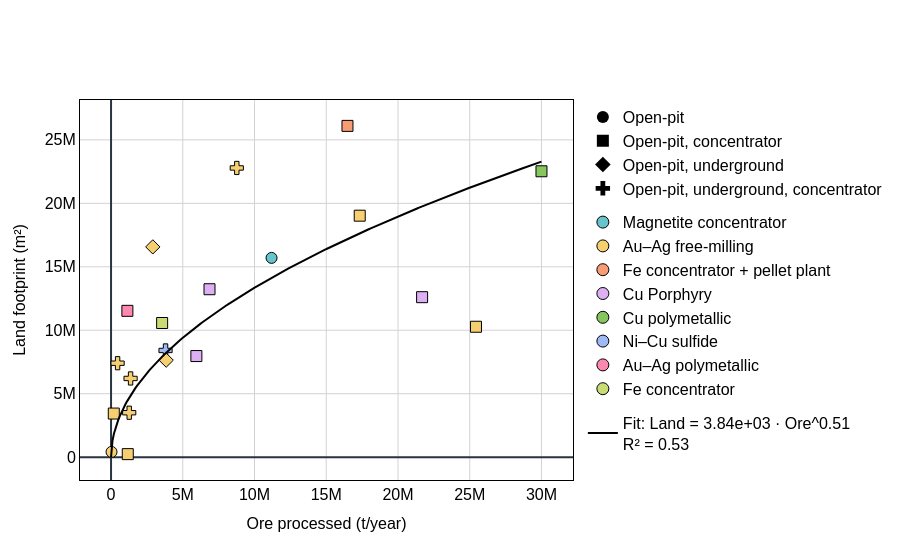

The notebook cell this image was saved under:
### Code cell
op_stats = plot_land_scaling_openpit(
    op,
    ore_col="ore_processed_t",
    land_col="land_data?",
    product_col="archetypes",
    label_col="facility_name",
    output_html="data/Parametrization/land_scaling_openpit.html",
)

### Figure 1 — Plotly figure (JSON) as saved in the notebook; plotly's stock layout.template omitted (floating-point values rounded to 4 significant figures; data arrays with more than 128 entries replaced by an {"elided": "..."} marker saying what was removed)
{"data": [{"legendgroup": "mining", "marker": {"color": "black", "size": 12, "symbol": 0}, "mode": "markers", "name": "Open-pit", "showlegend": true, "x": [null], "y": [null], "type": "scatter"}, {"legendgroup": "mining", "marker": {"color": "black", "size": 12, "symbol": 1}, "mode": "markers", "name": "Open-pit, concentrator", "showlegend": true, "x": [null], "y": [null], "type": "scatter"}, {"legendgroup": "mining", "marker": {"color": "black", "size": 12, "symbol": 2}, "mode": "markers", "name": "Open-pit, underground", "showlegend": true, "x": [null], "y": [null], "type": "scatter"}, {"legendgroup": "mining", "marker": {"color": "black", "size": 12, "symbol": 3}, "mode": "markers", "name": "Open-pit, underground, concentrator", "showlegend": true, "x": [null], "y": [null], "type": "scatter"}, {"legendgroup": "archetype", "marker": {"color": "rgb(102, 197, 204)", "line": {"color": "black", "width": 1}, "size": 12, "symbol": "circle"}, "mode": "markers", "name": "Magnetite concentrator", "showlegend": true, "x": [null], "y": [null], "type": "scatter"}, {"legendgroup": "archetype", "marker": {"color": "rgb(246, 207, 113)", "line": {"color": "black", "width": 1}, "size": 12, "symbol": "circle"}, "mode": "markers", "name": "Au–Ag free-milling", "showlegend": true, "x": [null], "y": [null], "type": "scatter"}, {"legendgroup": "archetype", "marker": {"color": "rgb(248, 156, 116)", "line": {"color": "black", "width": 1}, "size": 12, "symbol": "circle"}, "mode": "markers", "name": "Fe concentrator + pellet plant", "showlegend": true, "x": [null], "y": [null], "type": "scatter"}, {"legendgroup": "archetype", "marker": {"color": "rgb(220, 176, 242)", "line": {"color": "black", "width": 1}, "size": 12, "symbol": "circle"}, "mode": "markers", "name": "Cu Porphyry", "showlegend": true, "x": [null], "y": [null], "type": "scatter"}, {"legendgroup": "archetype", "marker": {"color": "rgb(135, 197, 95)", "line": {"color": "black", "width": 1}, "size": 12, "symbol": "circle"}, "mode": "markers", "name": "Cu polymetallic", "showlegend": true, "x": [null], "y": [null], "type": "scatter"}, {"legendgroup": "archetype", "marker": {"color": "rgb(158, 185, 243)", "line": {"color": "black", "width": 1}, "size": 12, "symbol": "circle"}, "mode": "markers", "name": "Ni–Cu sulfide", "showlegend": true, "x": [null], "y": [null], "type": "scatter"}, {"legendgroup": "archetype", "marker": {"color": "rgb(254, 136, 177)", "line": {"color": "black", "width": 1}, "size": 12, "symbol": "circle"}, "mode": "markers", "name": "Au–Ag polymetallic", "showlegend": true, "x": [null], "y": [null], "type": "scatter"}, {"legendgroup": "archetype", "marker": {"color": "rgb(201, 219, 116)", "line": {"color": "black", "width": 1}, "size": 12, "symbol": "circle"}, "mode": "markers", "name": "Fe concentrator", "showlegend": true, "x": [null], "y": [null], "type": "scatter"}, {"hovertemplate": "Facility: %{text}<br>Ore processed: %{x:,.0f} t/year<br>Land footprint: %{y:,.0f} m²", "marker": {"color": "rgb(102, 197, 204)", "line": {"color": "black", "width": 1}, "size": 11, "symbol": 0}, "mode": "markers", "showlegend": false, "text": "Bloom Lake", "x": [11190000.0], "y": [15700000.0], "type": "scatter"}, {"hovertemplate": "Facility: %{text}<br>Ore processed: %{x:,.0f} t/year<br>Land footprint: %{y:,.0f} m²", "marker": {"color": "rgb(246, 207, 113)", "line": {"color": "black", "width": 1}, "size": 11, "symbol": 1}, "mode": "markers", "showlegend": false, "text": "Canadian Malartic", "x": [17330000.0], "y": [19030000.0], "type": "scatter"}, {"hovertemplate": "Facility: %{text}<br>Ore processed: %{x:,.0f} t/year<br>Land footprint: %{y:,.0f} m²", "marker": {"color": "rgb(248, 156, 116)", "line": {"color": "black", "width": 1}, "size": 11, "symbol": 1}, "mode": "markers", "showlegend": false, "text": "Carol Lake", "x": [16480000.0], "y": [26100000.0], "type": "scatter"}, {"hovertemplate": "Facility: %{text}<br>Ore processed: %{x:,.0f} t/year<br>Land footprint: %{y:,.0f} m²", "marker": {"color": "rgb(246, 207, 113)", "line": {"color": "black", "width": 1}, "size": 11, "symbol": 3}, "mode": "markers", "showlegend": false, "text": "Casa Berardi", "x": [1361000.0], "y": [6203000.0], "type": "scatter"}, {"hovertemplate": "Facility: %{text}<br>Ore processed: %{x:,.0f} t/year<br>Land footprint: %{y:,.0f} m²", "marker": {"color": "rgb(220, 176, 242)", "line": {"color": "black", "width": 1}, "size": 11, "symbol": 1}, "mode": "markers", "showlegend": false, "text": "Copper Mountain", "x": [6862000.0], "y": [13230000.0], "type": "scatter"}, {"hovertemplate": "Facility: %{text}<br>Ore processed: %{x:,.0f} t/year<br>Land footprint: %{y:,.0f} m²", "marker": {"color": "rgb(246, 207, 113)", "line": {"color": "black", "width": 1}, "size": 11, "symbol": 1}, "mode": "markers", "showlegend": false, "text": "Detour Lake", "x": [25430000.0], "y": [10280000.0], "type": "scatter"}, {"hovertemplate": "Facility: %{text}<br>Ore processed: %{x:,.0f} t/year<br>Land footprint: %{y:,.0f} m²", "marker": {"color": "rgb(246, 207, 113)", "line": {"color": "black", "width": 1}, "size": 11, "symbol": 0}, "mode": "markers", "showlegend": false, "text": "Elk", "x": [33240.0], "y": [416700.0], "type": "scatter"}, {"hovertemplate": "Facility: %{text}<br>Ore processed: %{x:,.0f} t/year<br>Land footprint: %{y:,.0f} m²", "marker": {"color": "rgb(246, 207, 113)", "line": {"color": "black", "width": 1}, "size": 11, "symbol": 3}, "mode": "markers", "showlegend": false, "text": "Fox Complex", "x": [457000.0], "y": [7405000.0], "type": "scatter"}, {"hovertemplate": "Facility: %{text}<br>Ore processed: %{x:,.0f} t/year<br>Land footprint: %{y:,.0f} m²", "marker": {"color": "rgb(135, 197, 95)", "line": {"color": "black", "width": 1}, "size": 11, "symbol": 1}, "mode": "markers", "showlegend": false, "text": "Gibraltar", "x": [30000000.0], "y": [22530000.0], "type": "scatter"}, {"hovertemplate": "Facility: %{text}<br>Ore processed: %{x:,.0f} t/year<br>Land footprint: %{y:,.0f} m²", "marker": {"color": "rgb(246, 207, 113)", "line": {"color": "black", "width": 1}, "size": 11, "symbol": 3}, "mode": "markers", "showlegend": false, "text": "Hemlo (Williams)", "x": [1266000.0], "y": [3503000.0], "type": "scatter"}, {"hovertemplate": "Facility: %{text}<br>Ore processed: %{x:,.0f} t/year<br>Land footprint: %{y:,.0f} m²", "marker": {"color": "rgb(246, 207, 113)", "line": {"color": "black", "width": 1}, "size": 11, "symbol": 1}, "mode": "markers", "showlegend": false, "text": "Kiena", "x": [191100.0], "y": [3436000.0], "type": "scatter"}, {"hovertemplate": "Facility: %{text}<br>Ore processed: %{x:,.0f} t/year<br>Land footprint: %{y:,.0f} m²", "marker": {"color": "rgb(158, 185, 243)", "line": {"color": "black", "width": 1}, "size": 11, "symbol": 3}, "mode": "markers", "showlegend": false, "text": "Lac des Iles", "x": [3798000.0], "y": [8409000.0], "type": "scatter"}, {"hovertemplate": "Facility: %{text}<br>Ore processed: %{x:,.0f} t/year<br>Land footprint: %{y:,.0f} m²", "marker": {"color": "rgb(246, 207, 113)", "line": {"color": "black", "width": 1}, "size": 11, "symbol": 1}, "mode": "markers", "showlegend": false, "text": "Magino", "x": [1166000.0], "y": [240500.0], "type": "scatter"}, {"hovertemplate": "Facility: %{text}<br>Ore processed: %{x:,.0f} t/year<br>Land footprint: %{y:,.0f} m²", "marker": {"color": "rgb(220, 176, 242)", "line": {"color": "black", "width": 1}, "size": 11, "symbol": 1}, "mode": "markers", "showlegend": false, "text": "Mount Milligan", "x": [21680000.0], "y": [12610000.0], "type": "scatter"}, {"hovertemplate": "Facility: %{text}<br>Ore processed: %{x:,.0f} t/year<br>Land footprint: %{y:,.0f} m²", "marker": {"color": "rgb(220, 176, 242)", "line": {"color": "black", "width": 1}, "size": 11, "symbol": 1}, "mode": "markers", "showlegend": false, "text": "Mount Polley", "x": [5948000.0], "y": [7968000.0], "type": "scatter"}, {"hovertemplate": "Facility: %{text}<br>Ore processed: %{x:,.0f} t/year<br>Land footprint: %{y:,.0f} m²", "marker": {"color": "rgb(246, 207, 113)", "line": {"color": "black", "width": 1}, "size": 11, "symbol": 3}, "mode": "markers", "showlegend": false, "text": "Rainy River", "x": [8764000.0], "y": [22790000.0], "type": "scatter"}, {"hovertemplate": "Facility: %{text}<br>Ore processed: %{x:,.0f} t/year<br>Land footprint: %{y:,.0f} m²", "marker": {"color": "rgb(254, 136, 177)", "line": {"color": "black", "width": 1}, "size": 11, "symbol": 1}, "mode": "markers", "showlegend": false, "text": "Red Chris", "x": [1139000.0], "y": [11530000.0], "type": "scatter"}, {"hovertemplate": "Facility: %{text}<br>Ore processed: %{x:,.0f} t/year<br>Land footprint: %{y:,.0f} m²", "marker": {"color": "rgb(201, 219, 116)", "line": {"color": "black", "width": 1}, "size": 11, "symbol": 1}, "mode": "markers", "showlegend": false, "text": "Scully", "x": [3560000.0], "y": [10570000.0], "type": "scatter"}, {"hovertemplate": "Facility: %{text}<br>Ore processed: %{x:,.0f} t/year<br>Land footprint: %{y:,.0f} m²", "marker": {"color": "rgb(246, 207, 113)", "line": {"color": "black", "width": 1}, "size": 11, "symbol": 2}, "mode": "markers", "showlegend": false, "text": "nan", "x": [3843000.0], "y": [7644000.0], "type": "scatter"}, {"hovertemplate": "Facility: %{text}<br>Ore processed: %{x:,.0f} t/year<br>Land footprint: %{y:,.0f} m²", "marker": {"color": "rgb(246, 207, 113)", "line": {"color": "black", "width": 1}, "size": 11, "symbol": 2}, "mode": "markers", "showlegend": false, "text": "nan", "x": [2911000.0], "y": [16570000.0], "type": "scatter"}, {"legendgroup": "fit", "line": {"color": "black", "width": 2}, "mode": "lines", "name": "Fit: Land = 3.84e+03 · Ore^0.51<br>R² = 0.53", "showlegend": true, "x": {"elided": "300 float values"}, "y": {"elided": "300 float values"}, "type": "scatter"}], "layout": {"font": {"color": "black", "size": 16, "family": "Arial"}, "legend": {"font": {"color": "black", "size": 16}, "bgcolor": "rgba(255,255,255,0.9)", "groupclick": "toggleitem"}, "xaxis": {"title": {"font": {"color": "black", "size": 16}, "text": "Ore processed (t/year)"}, "tickfont": {"color": "black"}, "gridcolor": "lightgray", "showline": true, "linecolor": "black", "mirror": true}, "yaxis": {"title": {"font": {"color": "black", "size": 16}, "text": "Land footprint (m²)"}, "tickfont": {"color": "black"}, "gridcolor": "lightgray", "showline": true, "linecolor": "black", "mirror": true}, "paper_bgcolor": "white", "plot_bgcolor": "white"}}
